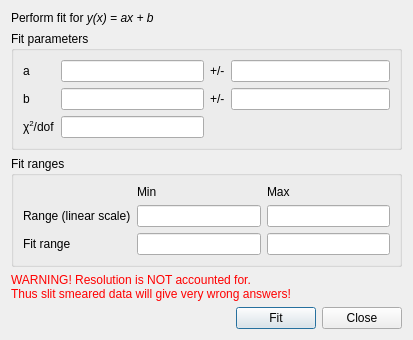
<?xml version="1.0" encoding="UTF-8"?>
<ui version="4.0">
 <class>LinearFitUI</class>
 <widget class="QDialog" name="LinearFitUI">
  <property name="geometry">
   <rect>
    <x>0</x>
    <y>0</y>
    <width>413</width>
    <height>327</height>
   </rect>
  </property>
  <property name="sizePolicy">
   <sizepolicy hsizetype="MinimumExpanding" vsizetype="MinimumExpanding">
    <horstretch>0</horstretch>
    <verstretch>0</verstretch>
   </sizepolicy>
  </property>
  <property name="windowTitle">
   <string>Linear Fit</string>
  </property>
  <property name="windowIcon">
   <iconset resource="main_resources.qrc">
    <normaloff>:/res/ball.ico</normaloff>:/res/ball.ico</iconset>
  </property>
  <layout class="QGridLayout" name="gridLayout_4">
   <item row="0" column="0">
    <widget class="QLabel" name="label">
     <property name="text">
      <string>&lt;html&gt;&lt;head/&gt;&lt;body&gt;&lt;p&gt;Perform fit for &lt;span style=&quot; font-style:italic;&quot;&gt;y(x) = ax + b&lt;/span&gt;&lt;/p&gt;&lt;/body&gt;&lt;/html&gt;</string>
     </property>
    </widget>
   </item>
   <item row="1" column="0" colspan="2">
    <widget class="QGroupBox" name="groupBox">
     <property name="title">
      <string>Fit parameters</string>
     </property>
     <layout class="QGridLayout" name="gridLayout">
      <item row="0" column="0">
       <layout class="QFormLayout" name="formLayout">
        <item row="0" column="0">
         <widget class="QLabel" name="label_3">
          <property name="text">
           <string>a</string>
          </property>
         </widget>
        </item>
        <item row="0" column="1">
         <widget class="QLineEdit" name="txtA">
          <property name="toolTip">
           <string>&lt;html&gt;&lt;head/&gt;&lt;body&gt;&lt;p&gt;Fit value for the slope parameter.&lt;/p&gt;&lt;/body&gt;&lt;/html&gt;</string>
          </property>
          <property name="readOnly">
           <bool>true</bool>
          </property>
         </widget>
        </item>
        <item row="1" column="0">
         <widget class="QLabel" name="label_4">
          <property name="text">
           <string>b</string>
          </property>
         </widget>
        </item>
        <item row="1" column="1">
         <widget class="QLineEdit" name="txtB">
          <property name="toolTip">
           <string>&lt;html&gt;&lt;head/&gt;&lt;body&gt;&lt;p&gt;Fit value for the constant parameter.&lt;/p&gt;&lt;/body&gt;&lt;/html&gt;</string>
          </property>
          <property name="readOnly">
           <bool>true</bool>
          </property>
         </widget>
        </item>
        <item row="2" column="0">
         <widget class="QLabel" name="label_7">
          <property name="text">
           <string>&lt;html&gt;&lt;head/&gt;&lt;body&gt;&lt;p&gt;χ&lt;span style=&quot; vertical-align:super;&quot;&gt;2&lt;/span&gt;/dof&lt;/p&gt;&lt;/body&gt;&lt;/html&gt;</string>
          </property>
         </widget>
        </item>
        <item row="2" column="1">
         <widget class="QLineEdit" name="txtChi2">
          <property name="toolTip">
           <string>&lt;html&gt;&lt;head/&gt;&lt;body&gt;&lt;p&gt;χ&lt;span style=&quot; vertical-align:super;&quot;&gt;2&lt;/span&gt; over degrees of freedom.&lt;/p&gt;&lt;/body&gt;&lt;/html&gt;</string>
          </property>
          <property name="readOnly">
           <bool>true</bool>
          </property>
         </widget>
        </item>
       </layout>
      </item>
      <item row="0" column="1">
       <layout class="QFormLayout" name="formLayout_2">
        <item row="0" column="0">
         <widget class="QLabel" name="label_5">
          <property name="text">
           <string>+/-</string>
          </property>
         </widget>
        </item>
        <item row="0" column="1">
         <widget class="QLineEdit" name="txtAerr">
          <property name="toolTip">
           <string>&lt;html&gt;&lt;head/&gt;&lt;body&gt;&lt;p&gt;Error on the slope parameter.&lt;/p&gt;&lt;/body&gt;&lt;/html&gt;</string>
          </property>
          <property name="readOnly">
           <bool>true</bool>
          </property>
         </widget>
        </item>
        <item row="1" column="0">
         <widget class="QLabel" name="label_6">
          <property name="text">
           <string>+/-</string>
          </property>
         </widget>
        </item>
        <item row="1" column="1">
         <widget class="QLineEdit" name="txtBerr">
          <property name="toolTip">
           <string>&lt;html&gt;&lt;head/&gt;&lt;body&gt;&lt;p&gt;Error on the constant parameter.&lt;/p&gt;&lt;/body&gt;&lt;/html&gt;</string>
          </property>
          <property name="readOnly">
           <bool>true</bool>
          </property>
         </widget>
        </item>
       </layout>
      </item>
     </layout>
    </widget>
   </item>
   <item row="2" column="0" colspan="2">
    <widget class="QGroupBox" name="groupBox_2">
     <property name="title">
      <string>Fit ranges</string>
     </property>
     <layout class="QGridLayout" name="gridLayout_3">
      <item row="0" column="0">
       <layout class="QGridLayout" name="gridLayout_2">
        <item row="0" column="1">
         <widget class="QLabel" name="label_9">
          <property name="text">
           <string>Min</string>
          </property>
         </widget>
        </item>
        <item row="0" column="2">
         <widget class="QLabel" name="label_10">
          <property name="text">
           <string>Max</string>
          </property>
         </widget>
        </item>
        <item row="1" column="0">
         <widget class="QLabel" name="label_8">
          <property name="text">
           <string>Range (linear scale)</string>
          </property>
         </widget>
        </item>
        <item row="1" column="1">
         <widget class="QLineEdit" name="txtRangeMin">
          <property name="toolTip">
           <string>&lt;html&gt;&lt;head/&gt;&lt;body&gt;&lt;p&gt;Minimum value on the x-axis for the plotted data.&lt;/p&gt;&lt;/body&gt;&lt;/html&gt;</string>
          </property>
          <property name="readOnly">
           <bool>true</bool>
          </property>
         </widget>
        </item>
        <item row="1" column="2">
         <widget class="QLineEdit" name="txtRangeMax">
          <property name="toolTip">
           <string>&lt;html&gt;&lt;head/&gt;&lt;body&gt;&lt;p&gt;Maximum value on the x-axis for the plotted data.&lt;/p&gt;&lt;/body&gt;&lt;/html&gt;</string>
          </property>
          <property name="readOnly">
           <bool>true</bool>
          </property>
         </widget>
        </item>
        <item row="2" column="0">
         <widget class="QLabel" name="lblRange">
          <property name="text">
           <string>&lt;html&gt;&lt;head/&gt;&lt;body&gt;&lt;p&gt;Fit range&lt;/p&gt;&lt;/body&gt;&lt;/html&gt;</string>
          </property>
         </widget>
        </item>
        <item row="2" column="1">
         <widget class="QLineEdit" name="txtFitRangeMin">
          <property name="toolTip">
           <string>&lt;html&gt;&lt;head/&gt;&lt;body&gt;&lt;p&gt;Enter the minimum value on the x-axis to be included in the fit.&lt;/p&gt;&lt;/body&gt;&lt;/html&gt;</string>
          </property>
         </widget>
        </item>
        <item row="2" column="2">
         <widget class="QLineEdit" name="txtFitRangeMax">
          <property name="toolTip">
           <string>&lt;html&gt;&lt;head/&gt;&lt;body&gt;&lt;p&gt;Enter the maximum value on the x-axis to be included in the fit.&lt;/p&gt;&lt;/body&gt;&lt;/html&gt;</string>
          </property>
         </widget>
        </item>
       </layout>
      </item>
     </layout>
    </widget>
   </item>
   <item row="3" column="0" colspan="2">
    <widget class="QLabel" name="label_2">
     <property name="text">
      <string>&lt;html&gt;&lt;head/&gt;&lt;body&gt;&lt;p&gt;&lt;span style=&quot; color:#ff0000;&quot;&gt;WARNING! Resolution is NOT accounted for.&lt;br/&gt;Thus slit smeared data will give very wrong answers!&lt;/span&gt;&lt;/p&gt;&lt;/body&gt;&lt;/html&gt;</string>
     </property>
    </widget>
   </item>
   <item row="4" column="1">
    <spacer name="verticalSpacer">
     <property name="orientation">
      <enum>Qt::Vertical</enum>
     </property>
     <property name="sizeHint" stdset="0">
      <size>
       <width>20</width>
       <height>3</height>
      </size>
     </property>
    </spacer>
   </item>
   <item row="5" column="0" colspan="2">
    <layout class="QHBoxLayout" name="horizontalLayout_2">
     <item>
      <spacer name="horizontalSpacer">
       <property name="orientation">
        <enum>Qt::Horizontal</enum>
       </property>
       <property name="sizeHint" stdset="0">
        <size>
         <width>40</width>
         <height>20</height>
        </size>
       </property>
      </spacer>
     </item>
     <item>
      <layout class="QHBoxLayout" name="horizontalLayout">
       <item>
        <widget class="QPushButton" name="cmdFit">
         <property name="text">
          <string>Fit</string>
         </property>
        </widget>
       </item>
       <item>
        <widget class="QPushButton" name="cmdClose">
         <property name="text">
          <string>Close</string>
         </property>
        </widget>
       </item>
      </layout>
     </item>
    </layout>
   </item>
  </layout>
 </widget>
 <resources>
  <include location="main_resources.qrc"/>
 </resources>
 <connections>
  <connection>
   <sender>cmdClose</sender>
   <signal>clicked()</signal>
   <receiver>LinearFitUI</receiver>
   <slot>accept()</slot>
   <hints>
    <hint type="sourcelabel">
     <x>284</x>
     <y>304</y>
    </hint>
    <hint type="destinationlabel">
     <x>166</x>
     <y>163</y>
    </hint>
   </hints>
  </connection>
 </connections>
</ui>
